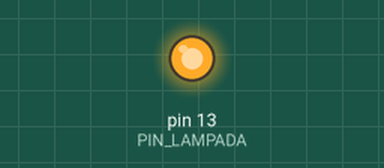
Bench run of a sketch on a simulated Arduino Uno, built with avr-gcc and run on an emulated ATmega328P. On the bench: output pins drawn as LEDs (lit = HIGH). The local clock reads 2024-03-15 10:24:30 at power-on unless the sketch sets it; what the sketch prints to the serial monitor is not drawn.

Above: at 0.1 s.
Timing chart, 0 to 1.6 s (numbered marks = the images above):
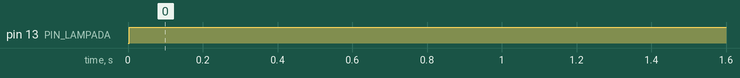

Measured:
- by itself, pin 13 (PIN_LAMPADA): LOW → HIGH at 0.00 s

The sketch:

sketch.ino
```cpp
// Scheda 23 - Orologio RTC DS3231: data, ora e un timer per la lampada della serra
// SDA e SCL del modulo su SDA e SCL di Arduino, VCC su 5V, GND su GND. Libreria "RTClib" (Adafruit).
// Il LED sulla scheda (pin 13) fa da lampada: acceso dalle ORA_ON alle ORA_OFF.

#include <RTClib.h>

#define WOKWI          // togli le due barre se usi Wokwi, che ha il modello DS1307

#ifdef WOKWI
RTC_DS1307 rtc;
#else
RTC_DS3231 rtc;
#endif

const int PIN_LAMPADA = 13;
const int ORA_ON = 7;      // la lampada si accende alle 7:00...
const int ORA_OFF = 21;    // ...e si spegne alle 21:00
const char* GIORNI[] = {"domenica", "lunedi'", "martedi'", "mercoledi'", "giovedi'", "venerdi'", "sabato"};

void dueCifre(int n) {
  if (n < 10) Serial.print('0');
  Serial.print(n);
}

void setup() {
  Serial.begin(9600);
  pinMode(PIN_LAMPADA, OUTPUT);
  if (!rtc.begin()) {
    Serial.println("RTC non trovato: controlla SDA e SCL");
    while (true);
  }
#ifndef WOKWI
  if (rtc.lostPower()) {      // batteria nuova o scarica: rimettiamo l'ora
    rtc.adjust(DateTime(F(__DATE__), F(__TIME__)));   // data e ora della compilazione
  }
#endif
}

void loop() {
  DateTime ora = rtc.now();

  Serial.print(GIORNI[ora.dayOfTheWeek()]);
  Serial.print(' ');
  dueCifre(ora.day());   Serial.print('/');
  dueCifre(ora.month()); Serial.print('/');
  Serial.print(ora.year());
  Serial.print("  ");
  dueCifre(ora.hour());   Serial.print(':');
  dueCifre(ora.minute()); Serial.print(':');
  dueCifre(ora.second());

  bool lampada = (ora.hour() >= ORA_ON && ora.hour() < ORA_OFF);
  digitalWrite(PIN_LAMPADA, lampada);
  Serial.print(lampada ? "  lampada ACCESA" : "  lampada spenta");

#ifndef WOKWI
  Serial.print("  temp. modulo ");
  Serial.print(rtc.getTemperature(), 1);   // il DS3231 ha anche un termometro
  Serial.print(" C");
#endif
  Serial.println();
  delay(1000);
}
```
